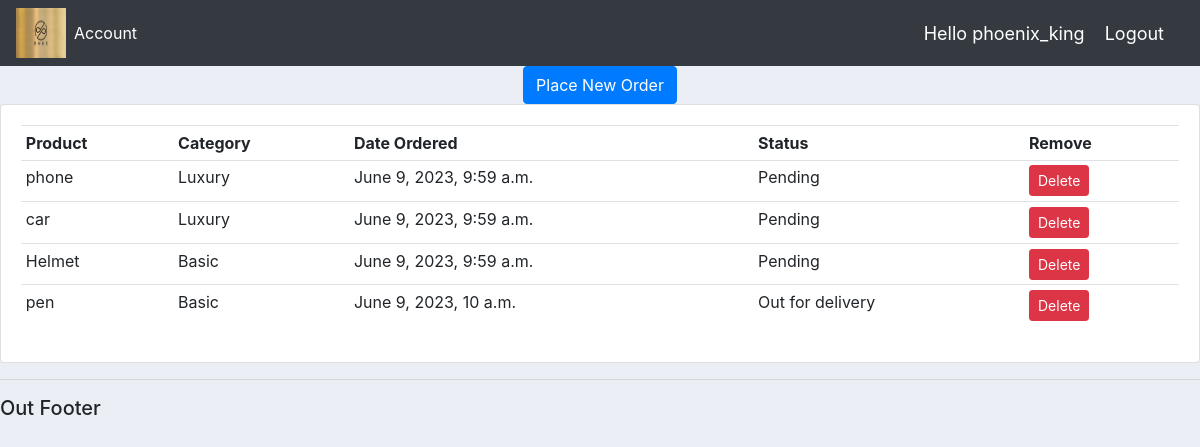
/user/ (signed in), run on the app's committed database.
### accounts/models.py (models this page shows)
class Order (models.Model):
    STATUS = (('Pending', 'Pending'),
              ('Out for delivery', 'Out_for_delivery'),
              ('Delivered', 'Delivered'))
    customer = models.ForeignKey(Customer, null=True, on_delete=models.SET_NULL)
    product = models.ForeignKey(Product,  null=True, on_delete=models.SET_NULL)
    date_created = models.DateTimeField(auto_now_add=True, null=True)
    status = models.CharField(max_length=200, null=True, choices=STATUS)
    def __str__(self):
        return self.product.name

class Product (models.Model):
    CATEGORY = (('Luxury', 'Luxury'),
                ('Basic', 'Basic'),
              )
    name = models.CharField(max_length=200, null=True)
    price = models.FloatField(null=True)
    category = models.CharField(max_length=200, null=True,choices=CATEGORY)
    description = models.CharField(max_length=200, null=True, blank=True)
    date_created= models.DateTimeField(auto_now_add=True, null=True)
    tags= models.ManyToManyField(Tag)
    def __str__(self):
        return self.name

### accounts/decoraters.py (the view)
        def wrapper(request, *args, **kwargs):
            group = None
            if request.user.groups.exists():
                group = request.user.groups.all()[0].name
            if group in allowed_roles:
                return view_f(request, *args, **kwargs)
            elif group =='employee':
                messages.warning(request, 'You are not allowed for it, please ask for admin')
                return redirect('home')
            else:
                messages.warning(request, 'You are not allowed for it, please ask for admin')
                return redirect('user_page')

### accounts/decoraters.py (called while the page is built)
def allowed_user(allowed_roles=[]):
    def decorator(view_f):
        def wrapper(request, *args, **kwargs):
            group = None
            if request.user.groups.exists():
                group = request.user.groups.all()[0].name
            if group in allowed_roles:
                return view_f(request, *args, **kwargs)
            elif group =='employee':
                messages.warning(request, 'You are not allowed for it, please ask for admin')
                return redirect('home')
            else:
                messages.warning(request, 'You are not allowed for it, please ask for admin')
                return redirect('user_page')
        return wrapper
    return decorator

### accounts/views.py (called while the page is built)
@login_required(login_url='login')
@allowed_user(allowed_roles=['customer'])
def userPage(request):
    orders = request.user.customer.order_set.all()
    total_orders = orders.count()
    delivered = orders.filter(status='Delivered').count()
    pending = orders.filter(status='Pending').count()
    ofdelivery = orders.filter(status='Out for delivery').count()
    print('ORDERS:', orders)
    context = {'orders': orders, 'total_orders': total_orders,'ofdelivery':ofdelivery,
               'delivered': delivered, 'pending': pending}
    return render(request, 'accounts/user.html', {'context':context})

### accounts/templates/accounts/user.html
{% extends 'accounts/main.html' %}
{% block content %}
<center><a class="btn btn-primary" href="{% url 'place_order' %}">Place New Order</a></center>
<div class="row">
	<div class="col-md">
		<div class="card card-body">
			<table class="table table-sm">
				<tr>
					<th>Product</th>
					<th>Category</th>
					<th>Date Ordered</th>
					<th>Status</th>
					<th>Remove</th>
				</tr>
				{% for order in context.orders %}
				<tr>
					<td>{{order.product}}</td>
					<td>{{order.product.category}}</td>
					<td>{{ order.date_created }}</td>
					<td>{{order.status}}</td>
                    <td><a class="btn btn-sm btn-danger" href="{% url 'delete_order' order.id %}">Delete</a></td>
				</tr>
				{% endfor %}
			</table>
		</div>
	</div>
</div>
{% endblock %}

### accounts/templates/accounts/navbar.html (shortened to what this page needs)
{% load static %}
<link rel="stylesheet", type="text/css" href=" {% static '/css/main.css' %}">
<nav class="navbar navbar-expand-lg navbar-dark bg-dark">
  <img src="{% static 'images/logos.png' %}"style="width: 50px; height: 50px;">
  <div class="collapse navbar-collapse" id="navbarNavAltMarkup">
    <div class="navbar-nav">
      {% if request.user.is_staff %}
        <a class="nav-item nav-link active" href="{% url 'home' %}">Dashboard </a>
        <a class="nav-item nav-link" href="{% url 'products' %}">Products</a>
      {% else %}
        <a class="nav-item nav-link active" href="{% url 'account_settings'%}">Account</a>
      {%endif%}
    </div>
  </div>
  <span class="user_name">Hello {{request.user}}</span>
  <span ><a  class="user_name" href="{% url 'logout' %}">Logout</a></span>
</nav>

### static/css/main.css (style rules this page uses)
body { background-color: #ebeff5; }

### accounts/templates/accounts/navbar.html (style rules this page uses)
.user_name { font-size: 18px; color: #fff; margin-right: 20px; }

### data on the page
Order: product "phone", product.category "Luxury", date_created "June 9, 2023, 9:59 a.m.", status "Pending"
Order: product "car", product.category "Luxury", date_created "June 9, 2023, 9:59 a.m.", status "Pending"
Order: product "Helmet", product.category "Basic", date_created "June 9, 2023, 9:59 a.m.", status "Pending"
Order: product "pen", product.category "Basic", date_created "June 9, 2023, 10 a.m.", status "Out for delivery"

### other printed values
{{ request.user }} "phoenix_king"
